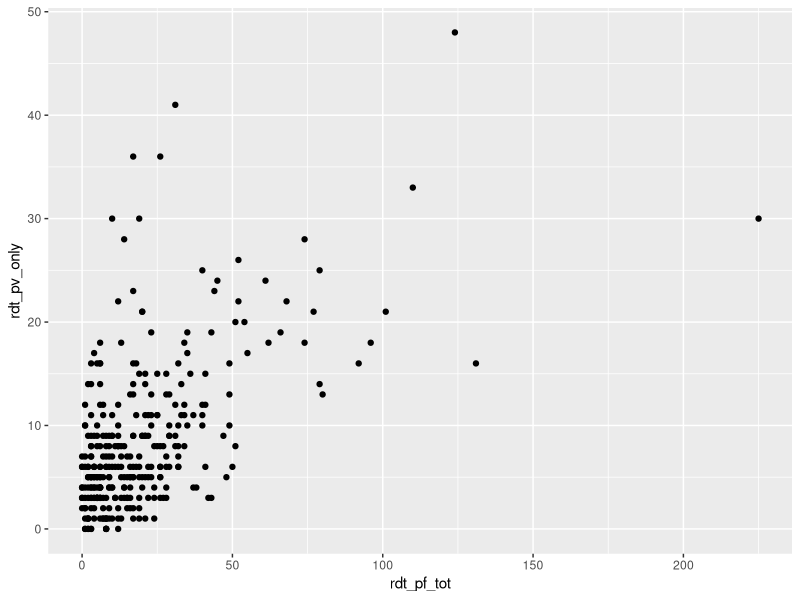
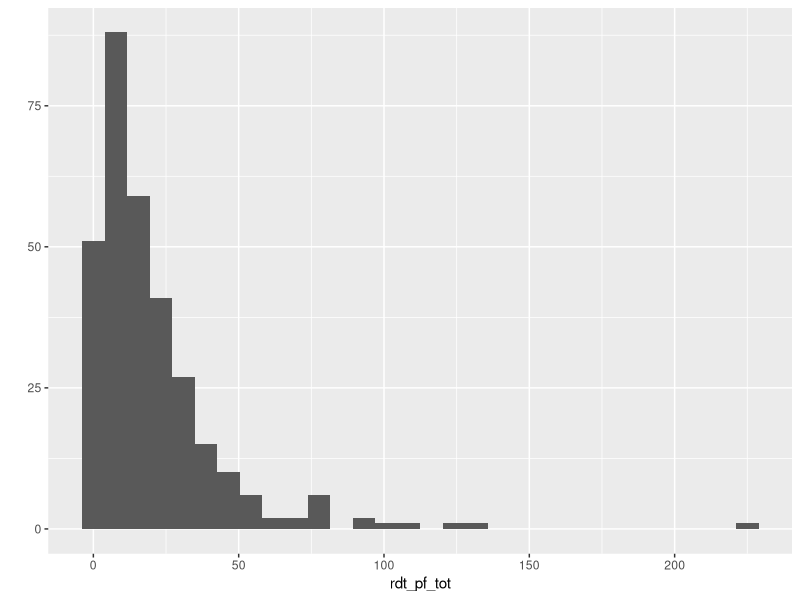
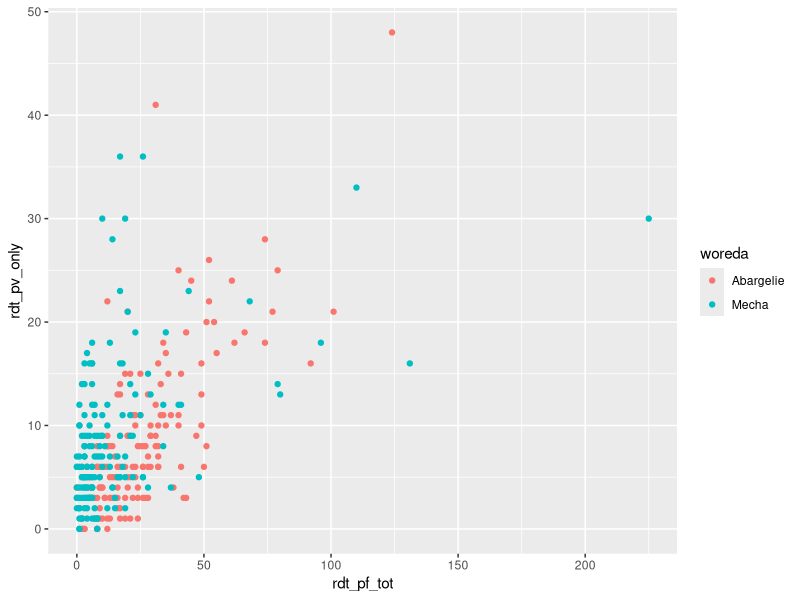
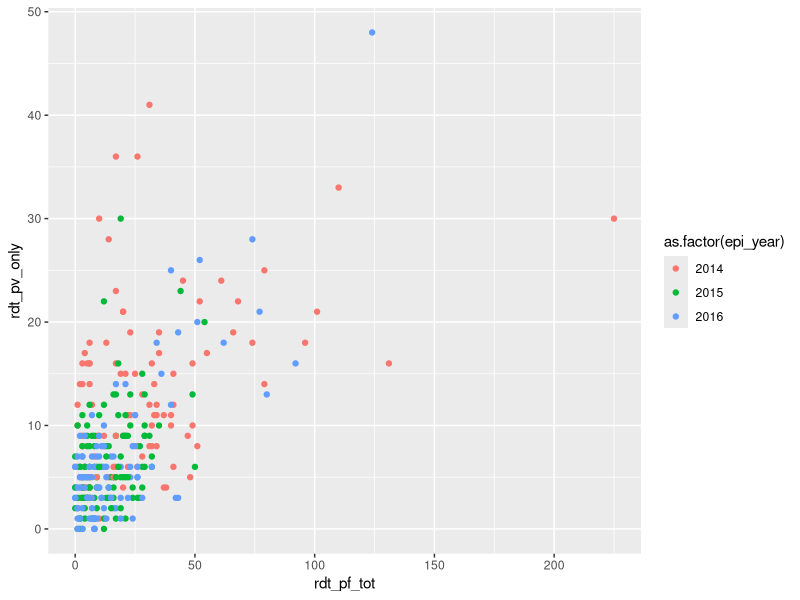
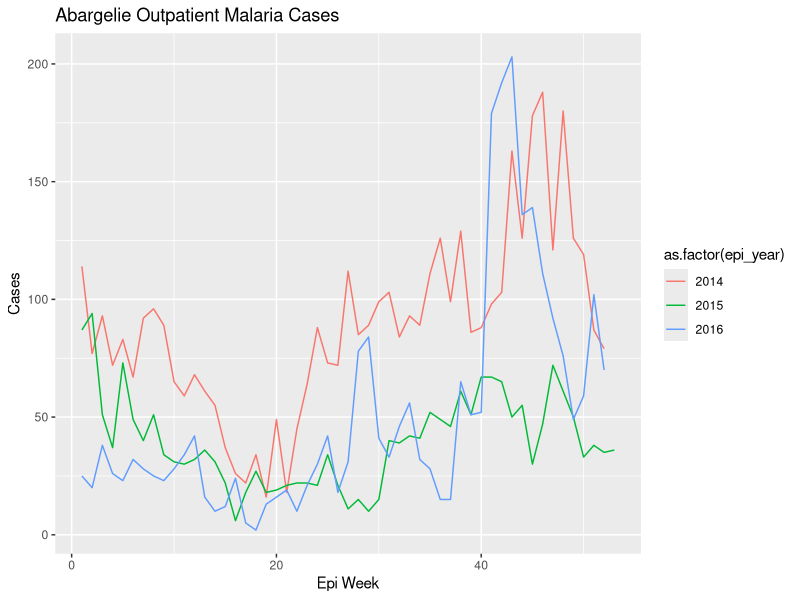
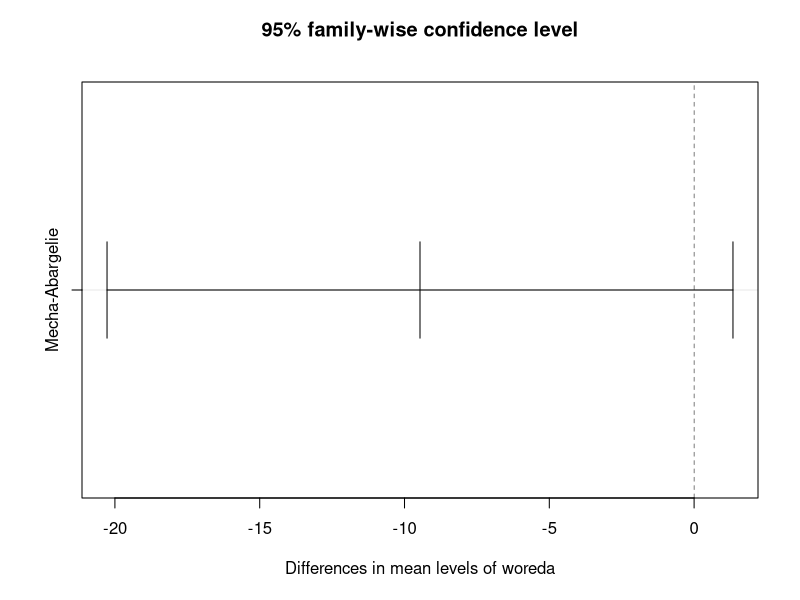
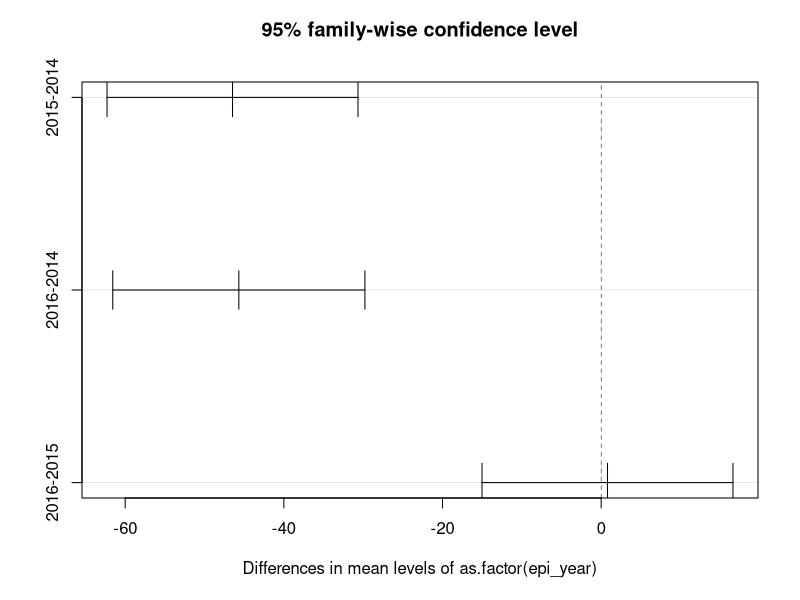
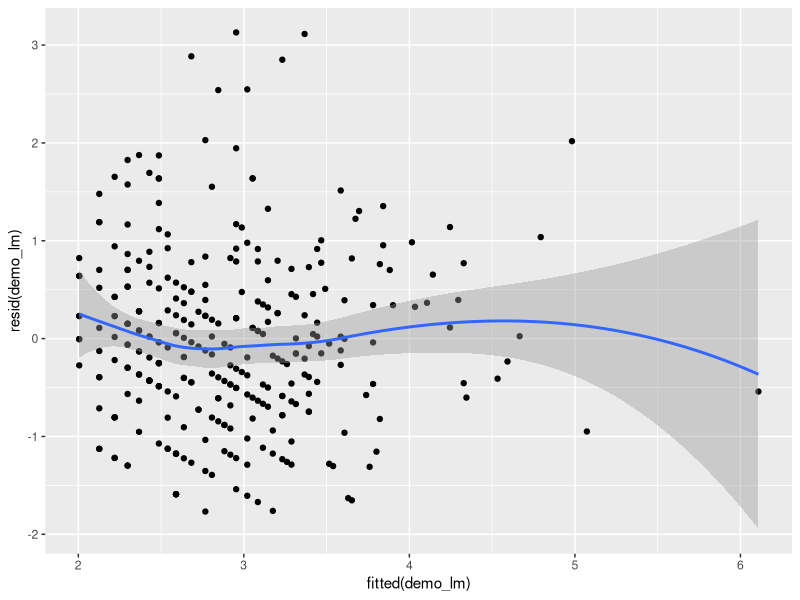

Reproduce these figures in R, in order.
## ---- chunk 1
knitr::opts_chunk$set(echo = TRUE)
## ---- chunk 2
33
23 + 46
27 * 0.003
160 + 13 * 2.1
(160 + 13) * 2.1
237.81 / (3.7^2 + sqrt(165.3)) - 26.23
## ---- chunk 3
x <- 15
x
y <- 23 + 15 / 2
y
z <- x + y
z
case <- 238
population <- 34226
incidence <- 10000 * case/population
incidence
## ---- chunk 4
x
print(x)
## ---- chunk 5
cases <- c(43, 56, 23, 67, 81, 150, 110, 122, 161, 238, 138, 74)
cases
## ---- chunk 6
month <- seq(from=1, to=12, by=1)
month
month2 <- 1:12
month2
pops <- rep(x=population, times=12)
pops
## ---- chunk 7
cases * 2
cases + cases
## ---- chunk 8
pops + 1000
cases2 <- c(22, 5, 13, 16, 22, 34, 24, 56, 431, 88, 67, 45)
totcases <- cases + cases2
totcases
inc <- 10000 * cases/pops
inc
## ---- chunk 9
mean(inc)
sum(cases)
length(inc)
sum(inc) / length(inc)
var(cases)
sum((cases - mean(cases))^2) / (length(cases)-1)
## ---- chunk 10
cases[1]
cases[10]
cases[c(1, 3, 8, 11)]
cases[9:12]
cases[-2]
## ---- chunk 11
inc > 10
incgt10 <- inc > 10
class(incgt10)
inc[incgt10]
inc2 <- inc[inc > 10] 
inc2
## ---- chunk 12
mname <- c("Jan", "Feb", "Mar", "Apr", "May", "Jun", "Jul", "Aug", "Sep", "Oct", "Nov", "Dec")
names(inc) <-mname
inc[c("Jun", "Jul", "Aug")]
## ---- chunk 13
worname <- c("Mecha", "Dembecha", "Libokemkem", "Fogera", "South Achefer")
length(worname)
class(worname)
## ---- chunk 14
worfact <- factor(worname)
worname
class(worfact)
worfact

## ---- chunk 15
treat_num <- c(2, 1, 1, 2, 1, 1, 1, 2, 2, 2, 1, 1)
summary(treat_num)
treat_fac <- factor(treat_num, labels = c("treatment", "control"))
summary(treat_fac)
## ---- chunk 16
mat1 <- cbind(month, cases, pops, inc)
mat1
class(mat1)
rownames(mat1)
colnames(mat1)
## ---- chunk 17
dim(mat1)
mat1[1,1]
mat1[2,]
mat1[6,]
## ---- chunk 18
l1 <- list(mycases = cases, mypop = population)
l1
l1[[1]]
l1[[2]]
l1$mycases
l1[["mypop"]]
## ---- chunk 19
epi_data <- data.frame(mname, month, cases, pops, inc)
attributes(epi_data)
summary(epi_data)
## ---- chunk 20
epi_data$mname
epi_data$inc
## ---- chunk 21
epi_data[3, 4]
epi_data[1:3,]
epi_data[,3]
epi_data[,"inc"]
## ---- chunk 22
epi_data[epi_data$inc > 10,]
epi_data[epi_data$mname == "Jun",]
new_data <- epi_data[epi_data$month >= 7,]
new_data
new_data2 <- subset(epi_data, month >= 7)
new_data2
## ---- chunk 23
myvector2 <- c(2012, 2012, 2012, 2013, 2013, 2013)
summary(myvector2)
levels(myvector2)
summary(as.factor(myvector2))
levels(as.factor(myvector2))
as.character(myvector2)
## ---- chunk 24
today <- Sys.Date()
today
class(today)
## ---- chunk 25
datetxt <- c("2017-1-1", "2017-1-2", "2017-1-3", "2017-1-4")
summary(datetxt)
class(datetxt)
dateobj <- as.Date(datetxt)
summary(dateobj)
class(dateobj)
as.character(dateobj)
as.numeric(dateobj)
## ---- chunk 26
myvector <- c(2, NA, 9, 2, 1, NA)
is.na(myvector)
sum(is.na(myvector))
mean(myvector)
mean(myvector, na.rm=T)
## ---- chunk 27
library(readr)
demo_data <- read_csv(file = "day1_demo_data.csv")
summary(demo_data)
## ---- chunk 28
library(ggplot2)
qplot(x=rdt_pf_tot, y=rdt_pv_only, data=demo_data)
## ---- chunk 29
qplot(x=rdt_pf_tot, data=demo_data, geom="histogram")
## ---- chunk 30
qplot(x=rdt_pf_tot, y=rdt_pv_only, colour=woreda, data=demo_data)
qplot(x=rdt_pf_tot, y=rdt_pv_only, colour=as.factor(epi_year), data=demo_data)
## ---- chunk 31
qplot(x=epi_week, y=mal_outp, colour=as.factor(epi_year),
      data=subset(demo_data, woreda=="Abargelie"), geom="line",
      main="Abargelie Outpatient Malaria Cases", xlab="Epi Week", ylab = "Cases")
## ---- chunk 32
t.test(x=demo_data$mal_outp)
t.test(x=demo_data$mal_outp, conf.level=0.9)
t.test(x=demo_data$mal_outp, conf.level=0.99)
## ---- chunk 33
t.test(mal_outp ~ woreda, data=demo_data)
## ---- chunk 34
demo_aov <- aov(mal_outp ~ woreda + as.factor(epi_year), data=demo_data)
class(demo_aov)
anova(demo_aov)
demo_mc <- TukeyHSD(demo_aov)
print(demo_mc)
plot(demo_mc)
## ---- chunk 35
demo_lm <- lm(sqrt(rdt_pv_only + 1) ~ sqrt(rdt_pf_tot + 1), data=demo_data)
class(demo_lm)
attributes(demo_lm)
summary(demo_lm)
anova(demo_lm)
coef(demo_lm)
qplot(x=fitted(demo_lm), y=resid(demo_lm), geom=c("point", "smooth"))
